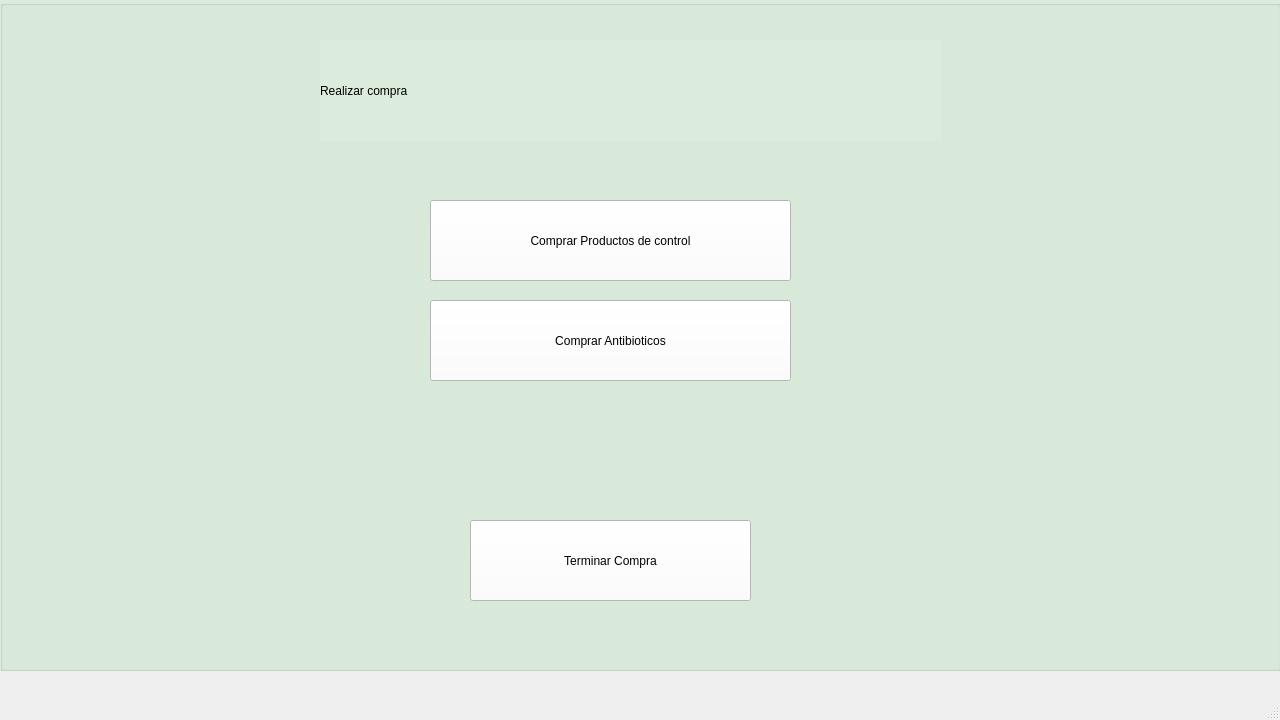
<?xml version="1.0" encoding="UTF-8"?>
<ui version="4.0">
 <class>MainWindow</class>
 <widget class="QMainWindow" name="MainWindow">
  <property name="geometry">
   <rect>
    <x>0</x>
    <y>0</y>
    <width>1280</width>
    <height>720</height>
   </rect>
  </property>
  <property name="minimumSize">
   <size>
    <width>1280</width>
    <height>720</height>
   </size>
  </property>
  <property name="maximumSize">
   <size>
    <width>1280</width>
    <height>720</height>
   </size>
  </property>
  <property name="windowTitle">
   <string>MainWindow</string>
  </property>
  <widget class="QWidget" name="centralwidget">
   <widget class="QGroupBox" name="groupBox">
    <property name="geometry">
     <rect>
      <x>0</x>
      <y>0</y>
      <width>1281</width>
      <height>671</height>
     </rect>
    </property>
    <property name="styleSheet">
     <string notr="true">background-color: rgb(220, 236, 220);</string>
    </property>
    <property name="title">
     <string/>
    </property>
    <widget class="QLabel" name="label">
     <property name="geometry">
      <rect>
       <x>320</x>
       <y>40</y>
       <width>621</width>
       <height>101</height>
      </rect>
     </property>
     <property name="styleSheet">
      <string notr="true">font: 72pt &quot;MS Shell Dlg 2&quot;;
font: 48pt &quot;MS Shell Dlg 2&quot;;</string>
     </property>
     <property name="text">
      <string>Realizar compra</string>
     </property>
    </widget>
    <widget class="QPushButton" name="bttn_terminar_compra">
     <property name="geometry">
      <rect>
       <x>470</x>
       <y>520</y>
       <width>281</width>
       <height>81</height>
      </rect>
     </property>
     <property name="styleSheet">
      <string notr="true">background-color: rgb(255, 255, 255);
font: 14pt &quot;MS Shell Dlg 2&quot;;</string>
     </property>
     <property name="text">
      <string>Terminar Compra</string>
     </property>
    </widget>
    <widget class="QPushButton" name="bttn_comprar_pc">
     <property name="geometry">
      <rect>
       <x>430</x>
       <y>200</y>
       <width>361</width>
       <height>81</height>
      </rect>
     </property>
     <property name="styleSheet">
      <string notr="true">background-color: rgb(255, 255, 255);
font: 14pt &quot;MS Shell Dlg 2&quot;;</string>
     </property>
     <property name="text">
      <string>Comprar Productos de control</string>
     </property>
    </widget>
    <widget class="QPushButton" name="bttn_comprar_antibioticos">
     <property name="geometry">
      <rect>
       <x>430</x>
       <y>300</y>
       <width>361</width>
       <height>81</height>
      </rect>
     </property>
     <property name="styleSheet">
      <string notr="true">background-color: rgb(255, 255, 255);
font: 14pt &quot;MS Shell Dlg 2&quot;;</string>
     </property>
     <property name="text">
      <string>Comprar Antibioticos</string>
     </property>
    </widget>
   </widget>
  </widget>
  <widget class="QMenuBar" name="menubar">
   <property name="geometry">
    <rect>
     <x>0</x>
     <y>0</y>
     <width>1280</width>
     <height>26</height>
    </rect>
   </property>
  </widget>
  <widget class="QStatusBar" name="statusbar"/>
 </widget>
 <resources/>
 <connections/>
</ui>
